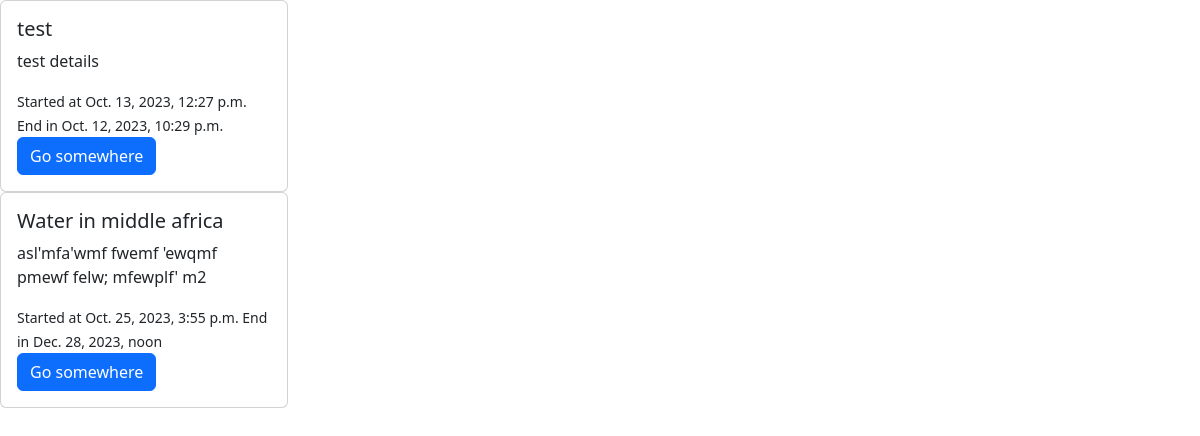
The page /projects/ on the database as committed earlier.
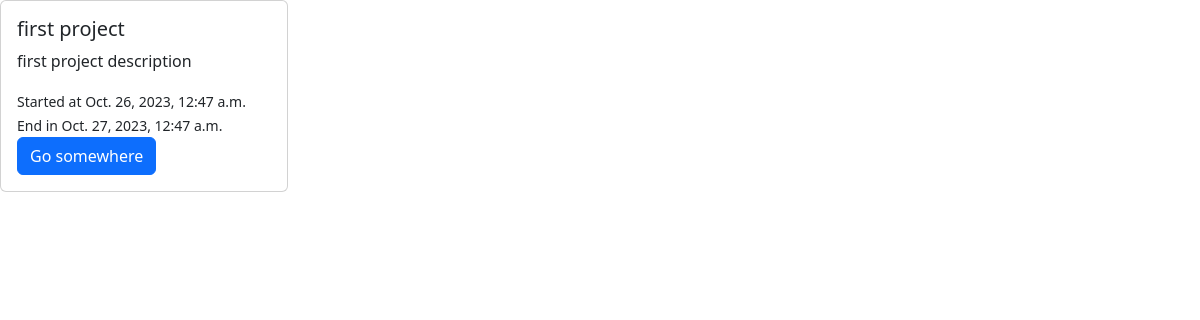
The same page on the database as committed later.
### projects/models.py (models this page shows, shortened)
class ProjectsModel(models.Model):
    user=models.ForeignKey(UserProfile, related_name='projects',on_delete=models.CASCADE)
    title = models.CharField(max_length=200)
    details = models.TextField(max_length=500)
    category = models.ManyToManyField(CategoriesModel)
    target = models.IntegerField()
    tags = models.ManyToManyField(TagsModel)
    start_time = models.DateTimeField()
    end_time = models.DateTimeField()
    completed=models.BooleanField(default=False)
    closed=models.BooleanField(default=False)

### projects/views.py (the view)
# urls.py: path("", views.project_list, name="project_list"),
def project_list(request):
    projects = ProjectsModel.objects.all()  # Fetch all projects
    return render(request, "projects/project_list.html", {"projects": projects})

### projects/templates/projects/project_list.html (shortened to what this page needs)
{% load static %}
<!DOCTYPE html>
<html lang="en">
<head>
    <link href="{% static  'css/bootstrap.min.css' %}" rel="stylesheet">
    <link href="{% static 'css/bootstrap-icons/font/bootstrap-icons.css' %}" rel="stylesheet" />
</head>
<body>
    {% for project in projects %}
    <div class="card" style="width: 18rem;">
        <div class="card-body">
          <h5 class="card-title">{{ project.title }}</h5>
          <p class="card-text">{{ project.details }}</p>
          <small> Started at {{ project.start_time }} </small>
          <small> End in {{ project.end_time }} </small>
          <a href="#" class="btn btn-primary">Go somewhere</a>
        </div>
      </div>
      {% endfor %}
</body>
</html>

Rows that differ between the two databases and show on the page:
removed ProjectsModel: title "test", details "test details", start_time "Oct. 13, 2023, 12:27 p.m.", end_time "Oct. 12, 2023, 10:29 p.m."
removed ProjectsModel: title "Water in middle africa", details "asl'mfa'wmf fwemf 'ewqmf pmewf felw; mfewplf' m2", start_time "Oct. 25, 2023, 3:55 p.m.", end_time "Dec. 28, 2023, noon"
added ProjectsModel: title "first project", details "first project description", start_time "Oct. 26, 2023, 12:47 a.m.", end_time "Oct. 27, 2023, 12:47 a.m."
